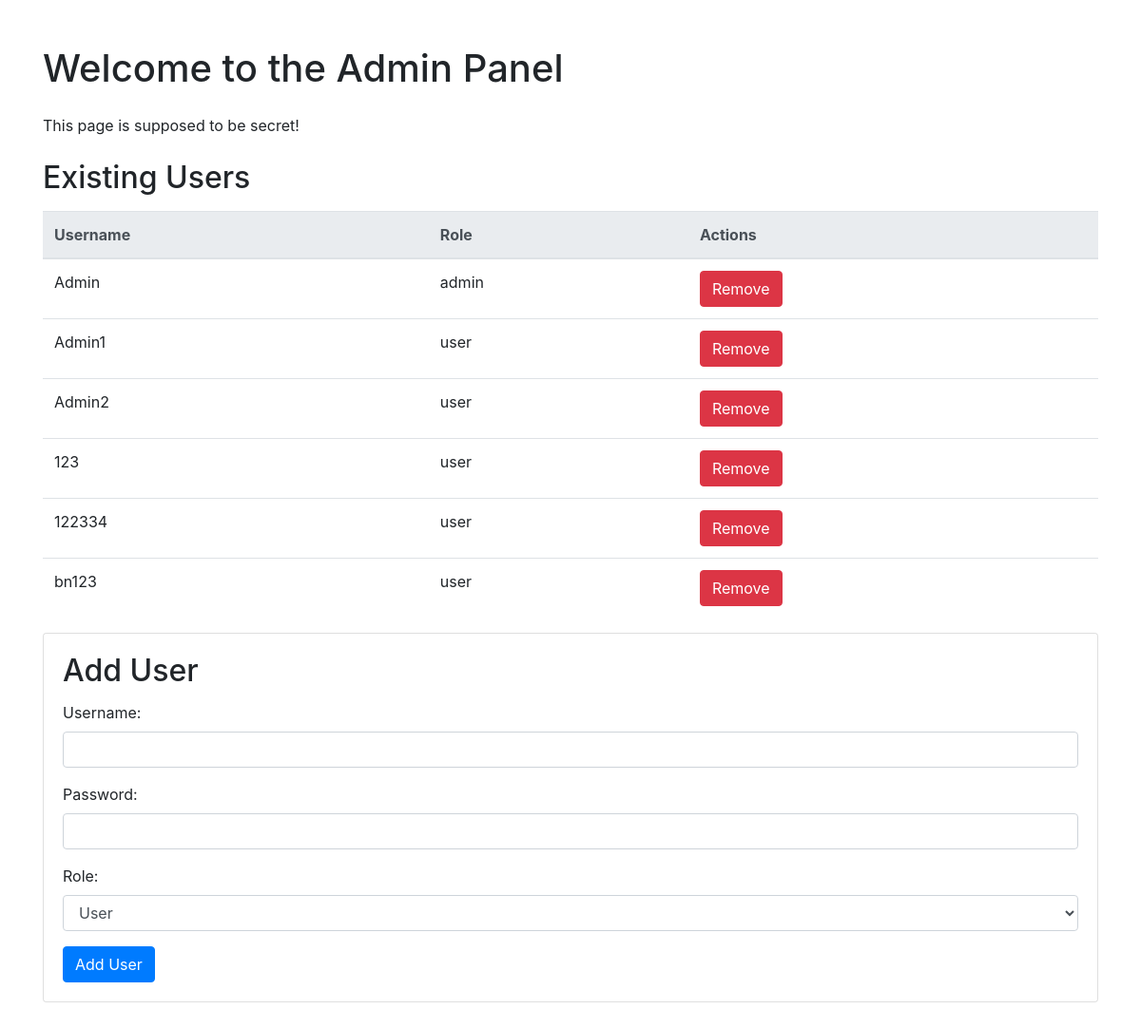
/admin, run on an earlier commit of the app's database.
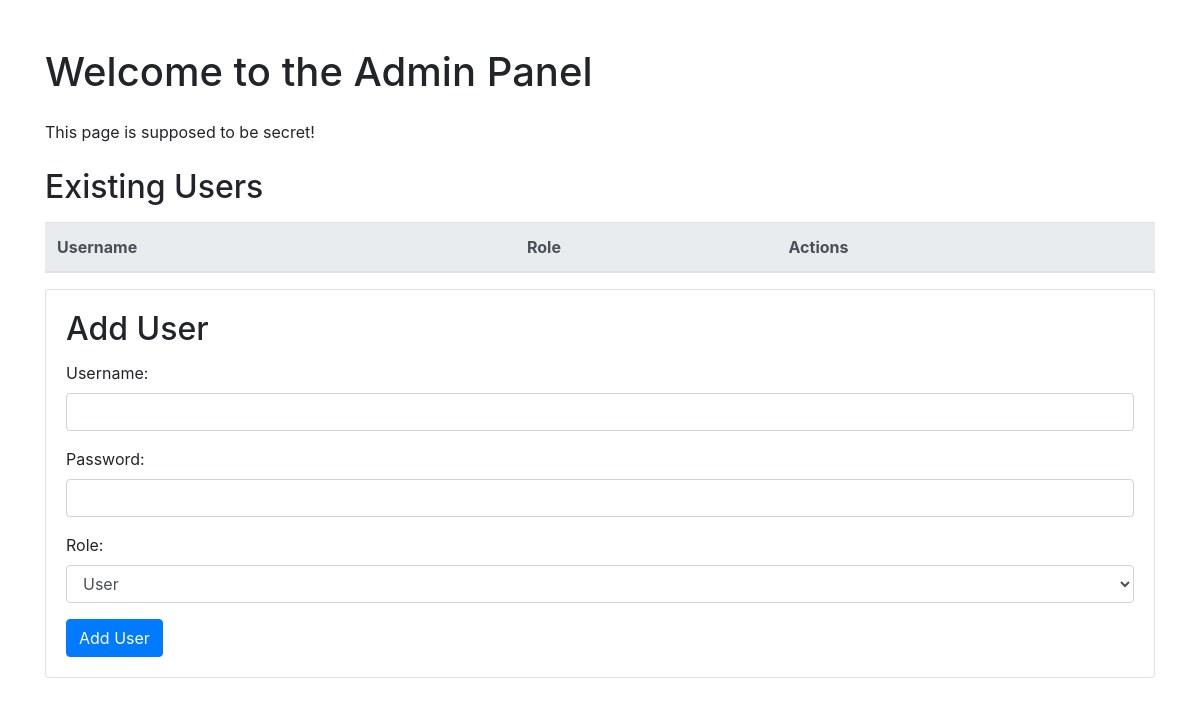
And on a later commit of the database.
### app.py (models this page shows)
class User(db.Model):
    __tablename__ = 'user'
    id = db.Column(db.Integer, primary_key=True)
    username = db.Column(db.String(80), unique=True, nullable=False)
    password = db.Column(db.String(80), nullable=False)
    role = db.Column(db.Text, default='user')

### app.py (the view)
@app.route('/admin')
def admin():
    users = User.query.all()
    print(users)  # This should output user objects if there are any in the database
    return render_template('admin.html', users=users)

### templates/admin.html (shortened to what this page needs)
<!DOCTYPE html>
<html lang="en">
<head>
    <link rel="stylesheet" href="https://stackpath.bootstrapcdn.com/bootstrap/4.5.2/css/bootstrap.min.css">
</head>
<body>
    <div class="container">
        <h1 class="mt-5 mb-4">Welcome to the Admin Panel</h1>
        <p class="warning">This page is supposed to be secret!</p>
        <h2 class="mt-4 mb-3">Existing Users</h2>
        <table class="table">
            <thead class="thead-light">
                <tr>
                    <th>Username</th>
                    <th>Role</th>
                    <th>Actions</th>
                </tr>
            </thead>
            <tbody>
                {% for user in users %}
                <tr>
                    <td>{{ user.username }}</td>
                    <td>{{ user.role }}</td>
                    <td>
                        <form action="/remove_user" method="post">
                            <input type="submit" value="Remove" class="btn btn-danger">
                        </form>
                    </td>
                </tr>
                {% endfor %}
            </tbody>
        </table>
        <form action="/add_user" method="post" class="mb-5">
            <div class="card">
                <div class="card-body">
                    <h2 class="card-title">Add User</h2>
                    <div class="form-group">
                        <label for="username">Username:</label>
                        <input type="text" id="username" name="username" class="form-control" required>
                    </div>
                    <div class="form-group">
                        <label for="password">Password:</label>
                        <input type="password" id="password" name="password" class="form-control" required>
                    </div>
                    <div class="form-group">
                        <label for="role">Role:</label>
                        <select id="role" name="role" class="form-control">
                            <option value="user">User</option>
                        </select>
                    </div>
                    <input type="submit" value="Add User" class="btn btn-primary">
                </div>
            </div>
        </form>
    </div>
</body>
</html>

What changed in the data, as far as the page shows it:
removed User: username "Admin", role "admin"
removed User: username "Admin1", role "user"
removed User: username "Admin2", role "user"
removed User: username "123", role "user"
removed User: username "122334", role "user"
removed User: username "bn123", role "user"
